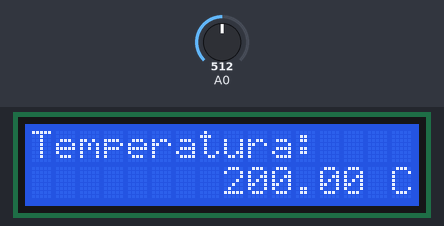
The sketch below on a simulated Arduino Uno, built with avr-gcc and run on an emulated ATmega328P. On the bench: 16×2 character LCD. The inputs (shaded band) are chosen by the test bench; at power-on: A0 = 512.

Above: at 1.3 s.
1.4 s: A0 set to 325
At 1.7 s:
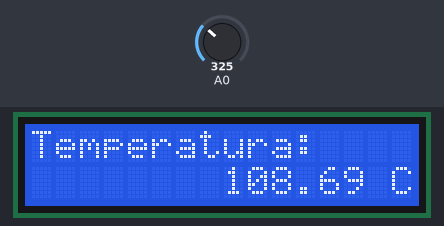
2.9 s: A0 set to 295
At 4.1 s:
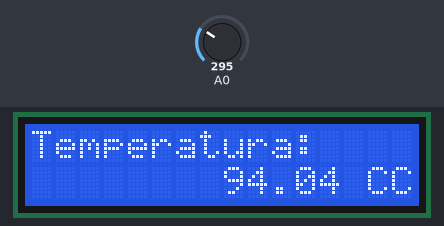
4.4 s: A0 set to 132
At 5.3 s:
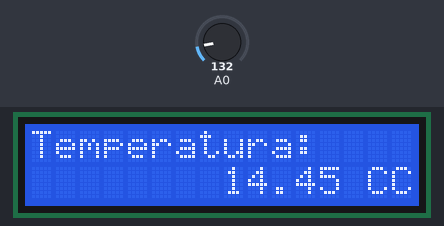
5.9 s: A0 set to 111
At 6.5 s:
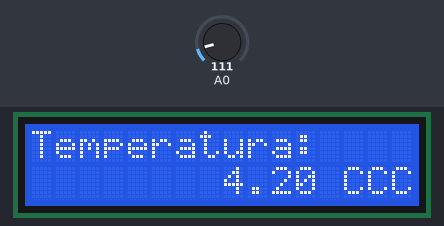
Timing chart, 0 to 8.4 s (numbered marks = the images above; inputs shaded):
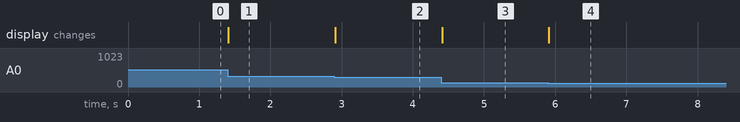

Measured:
- the behaviour switches between 308 and 307 on A0 (found by bisection; images 1 and 2)
- the behaviour switches between 123 and 122 on A0 (found by bisection; images 3 and 4)
- after the input at 1.4 s, the display: changes at once (image 1)
- after the input at 2.9 s, the display: changes at once (image 2)
- after the input at 4.4 s, the display: changes at once (image 3)
- after the input at 5.9 s, the display: changes at once (image 4)

The sketch:

aula_51.ino
```cpp
#include <Wire.h>
#include <LiquidCrystal_I2C.h>
LiquidCrystal_I2C lcd(32,16,2);


void setup()
{


  lcd.begin(16,2);
  lcd.init();
  lcd.backlight();
  lcd.clear();
  lcd.setCursor(0, 0);
  lcd.print("Temperatura: ");

}

void loop()
{


  // faz a leitura da temperatura pelo sensor A0 do ard.
  int sensorValue = analogRead(A0);

  // Converte a temp. para graus celsiu

float  temp = (sensorValue * 5.0 / 1024.0 - 0.5 ) * 100.0;

  // Mostra a temperatura no display LCD
  lcd.setCursor(8, 1);
  lcd.print(temp);
  lcd.print(" C");

}
```
